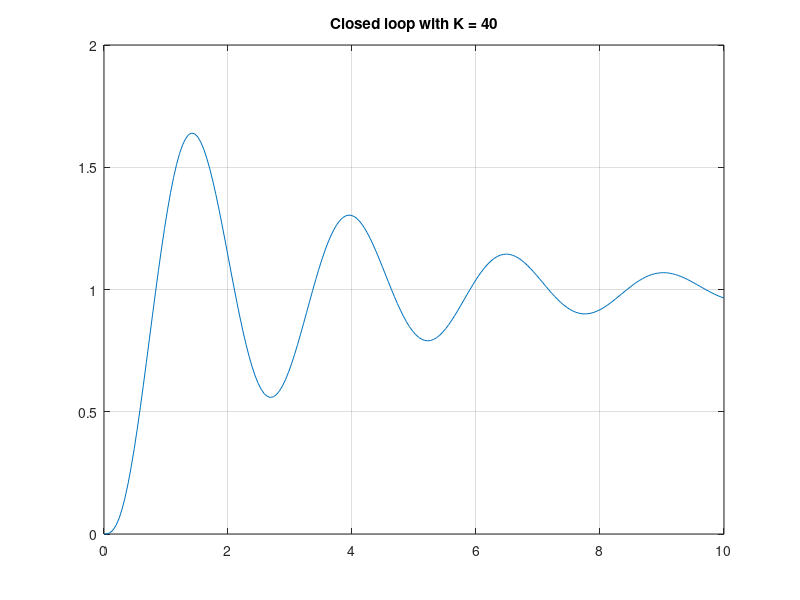

Reproduce this figure in MATLAB.
% Day 098 · Control Systems 1: Transfer Functions, Poles and Step Response — Combining blocks: series, feedback and stability
% Run: open this file in MATLAB and press Run (or type example_2 in the Command Window)

% Needs: Control System Toolbox
s = tf('s');
plant = 1 / (s*(s + 2)*(s + 5));
for K = [10 40 65 100]                      % theory (Routh): stable only for K < 70
    T = feedback(K*plant, 1);
    p = pole(T);
    if all(real(p) < 0), state = 'stable'; else, state = 'UNSTABLE'; end
    fprintf('K = %3d: poles %s -> %s\n', K, mat2str(p.', 3), state);
end
T = feedback(40*plant, 1);
[y, t] = step(T, 10);
plot(t, y); grid on; title('Closed loop with K = 40')
